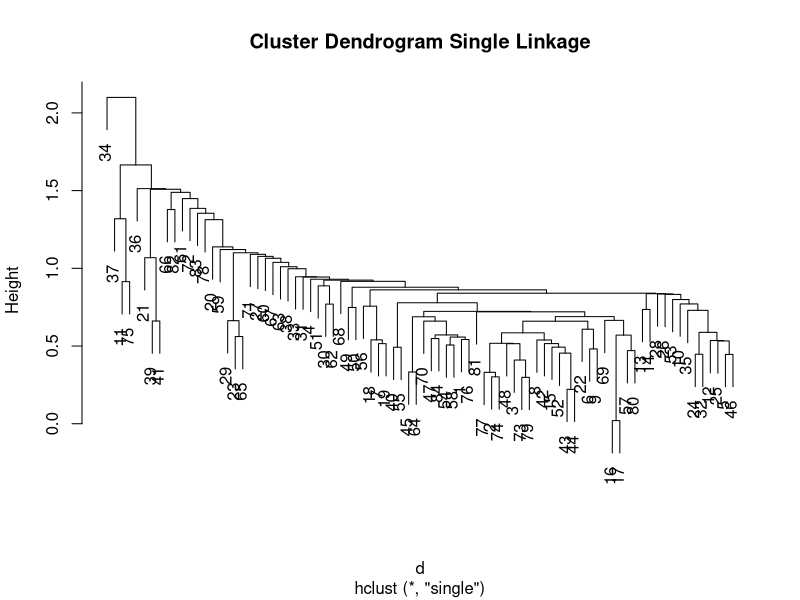
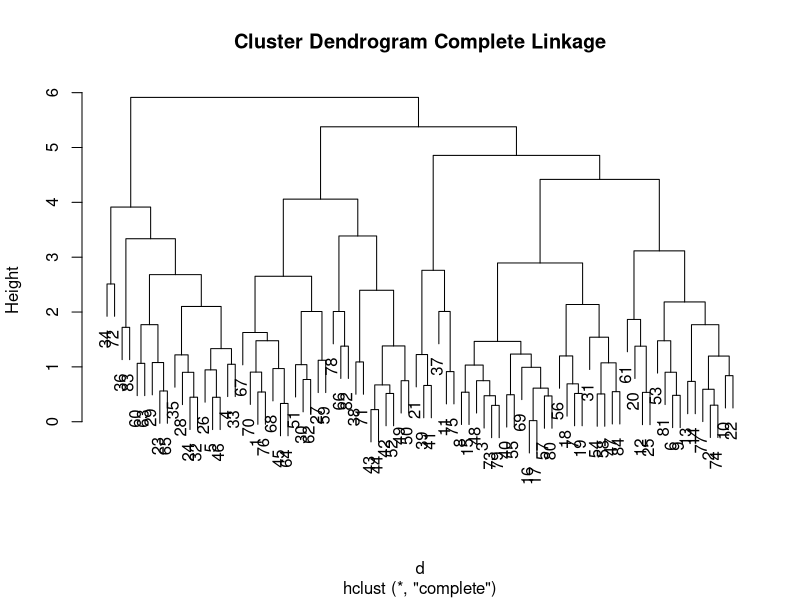
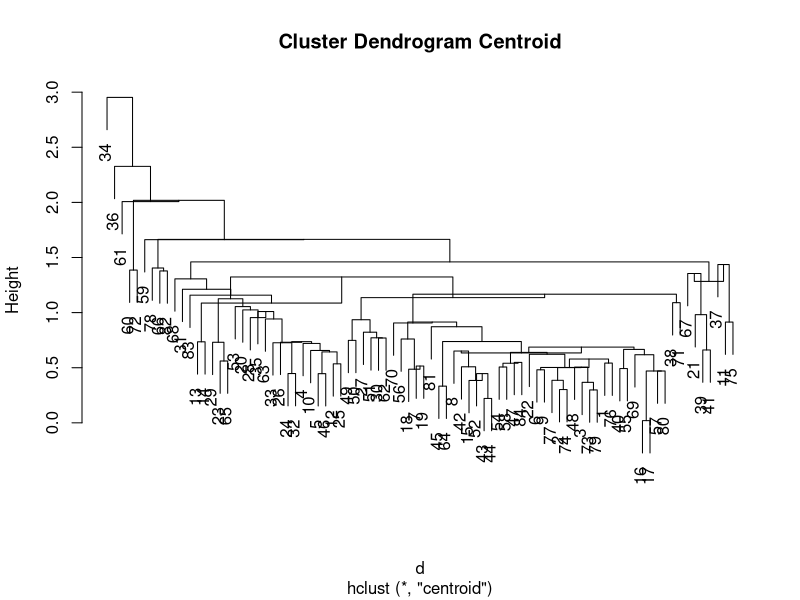
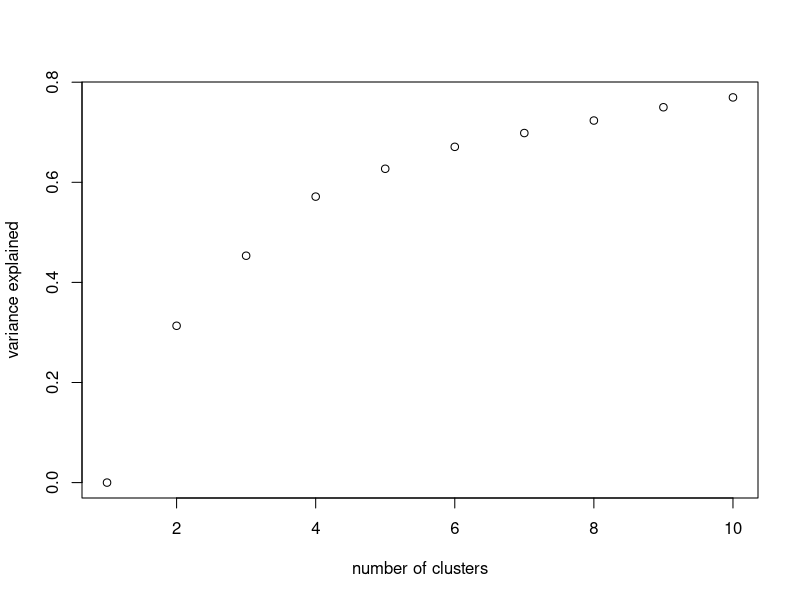

Here is the R script that generated these plots, in order:
setwd("~/r/bee6300/hw5")
covariates <- read.csv("Maryland.Trout.csv")
#scale covariates
scale.bkt <- (covariates$bkt-mean(covariates$bkt))/sd(covariates$bkt)
scale.X.Ag <- (covariates$X.Ag-mean(covariates$X.Ag))/sd(covariates$X.Ag)
scale.RIFFQUAL <- (covariates$RIFFQUAL-mean(covariates$RIFFQUAL))/sd(covariates$RIFFQUAL)
scale.LOG_RD <- (covariates$LOG_RD-mean(covariates$LOG_RD))/sd(covariates$LOG_RD)
scale.TEMP_FLD <- (covariates$TEMP_FLD-mean(covariates$TEMP_FLD))/sd(covariates$TEMP_FLD)
scale.DO_FLD <- (covariates$DO_FLD-mean(covariates$DO_FLD))/sd(covariates$DO_FLD)
scale.covariates <- matrix(c(scale.X.Ag, scale.RIFFQUAL, scale.LOG_RD, scale.TEMP_FLD,
                             scale.DO_FLD), ncol = 4, nrow = 84)
#calculate distance matrix
d <- dist(scale.covariates)
#plot dendrograms 
myclust <- hclust(d,method= "single")
plot(myclust, main = "Cluster Dendrogram Single Linkage")
myclust <- hclust(d,method="complete")
plot(myclust,  main = "Cluster Dendrogram Complete Linkage")
myclust <- hclust(d,method="centroid")
plot(myclust,  main = "Cluster Dendrogram Centroid")
#cut complete linkage tree
myclust <- hclust(d,method="complete")
complete_twotree <- cutree(myclust, k = 2, h = NULL)
#compare two resulting groups' covariates
grp1 <- which(complete_twotree == 1)
grp2 <- which(complete_twotree == 2)
mean(covariates$X.Ag[grp1])
mean(covariates$X.Ag[grp2])
mean(covariates$RIFFQUAL[grp1])
mean(covariates$RIFFQUAL[grp2])
mean(covariates$LOG_RD[grp1])
mean(covariates$LOG_RD[grp2])
mean(covariates$TEMP_FLD[grp1])
mean(covariates$TEMP_FLD[grp2])
mean(covariates$DO_FLD[grp1])
mean(covariates$DO_FLD[grp2])
#compare brook trout
bkt_grp1_sum <- sum(covariates$bkt[grp1])
bkt_grp1_sum
bkt_grp2_sum <- sum(covariates$bkt[grp2])
bkt_grp2_sum
bkt_grp1_rate <- sum(covariates$bkt[grp1])/length(grp1)
bkt_grp1_rate 
bkt_grp2_rate <- sum(covariates$bkt[grp2])/length(grp2)
bkt_grp2_rate
covariates$bkt[grp1]
covariates$bkt[grp2]
#cluster with K-means clustering
k <- c(2:10)
var_explained <- vector()
var_explained[1] = 0
for (i in k) {
  clust.k <- kmeans(scale.covariates, centers = i, nstart=10)
  var_explained [i] <- clust.k$betweenss/clust.k$totss
}
clusters <- c(1,k)
plot(clusters, var_explained, xlab ="number of clusters", ylab = "variance explained")
#cluster with k=2
clust.k <- kmeans(scale.covariates, centers = 2, nstart=10)
#compare two resulting groups' covariates
grp1 <- which(clust.k$cluster == 1)
grp2 <- which(clust.k$cluster == 2)
mean(covariates$X.Ag[grp1])
mean(covariates$X.Ag[grp2])
mean(covariates$RIFFQUAL[grp1])
mean(covariates$RIFFQUAL[grp2])
mean(covariates$LOG_RD[grp1])
mean(covariates$LOG_RD[grp2])
mean(covariates$TEMP_FLD[grp1])
mean(covariates$TEMP_FLD[grp2])
mean(covariates$DO_FLD[grp1])
mean(covariates$DO_FLD[grp2])
#compare two resulting groups' brook trout
bkt_grp1_sum <- sum(covariates$bkt[grp1])
bkt_grp1_sum
bkt_grp2_sum <- sum(covariates$bkt[grp2])
bkt_grp2_sum
bkt_grp1_rate <- sum(covariates$bkt[grp1])/length(grp1)
bkt_grp1_rate 
bkt_grp2_rate <- sum(covariates$bkt[grp2])/length(grp2)
bkt_grp2_rate
covariates$bkt[grp1]
covariates$bkt[grp2]
#build a predictive trout model using classification/discrimination
#split data set into training and test data
train <- covariates[1:60,]
test <- covariates[61:84,]
#split training data into bkt = T and bkt = F
bkt1 <- train[which(train$bkt == 1),]
bkt1 <- bkt1[,3:7]
bkt0 <- train[which(train$bkt == 0),]
bkt0 <- bkt0[,3:7]
bkt1_obs <- length(bkt1$X.Ag)
bkt0_obs <- length(bkt0$X.Ag)
#calculate pooled covariance matrix
spool <- ((bkt1_obs-1)/(bkt1_obs+bkt0_obs-2))*cov(bkt1) + ((bkt0_obs-1)/(bkt0_obs+bkt1_obs-2))*cov(bkt0)
#estimate alpha 
grp_mean_bkt1 <- c(mean(bkt1$X.Ag),mean(bkt1$RIFFQUAL),mean(bkt1$LOG_RD),mean(bkt1$TEMP_FLD),mean(bkt1$DO_FLD))
grp_mean_bkt0 <- c(mean(bkt0$X.Ag),mean(bkt0$RIFFQUAL),mean(bkt0$LOG_RD),mean(bkt0$TEMP_FLD),mean(bkt0$DO_FLD))
alpha <- solve(spool)%*%(grp_mean_bkt1-grp_mean_bkt0)
#calculate m discrimination value
m <- 0.5*(t(grp_mean_bkt1-grp_mean_bkt0)%*%solve(spool)%*%((grp_mean_bkt1+grp_mean_bkt0)))
#classify testing data 
test <- test[,3:7]
classified <- vector()
for (i in 1:length(test[,1])){
  delta <- t(alpha)%*%t(test[i,])
  if (delta > m) {
    classified[i] <- 1
  }
  else {classified[i] <- 0}
}
#compare estimates with observations
obs <- covariates[61:84,]
obs$bkt
classified == obs$bkt
#trout present, estimate no trout present 
correct_notrout = 0
incorrect_trout = 0
incorrect_notrout = 0 
correct_trout = 0 
for (i in 1:length(obs$bkt)){
  if (obs$bkt[i] == 0 && classified[i] == 0){
    correct_notrout = correct_notrout + 1}
  else if (obs$bkt[i] == 0 && classified[i] == 1){
    incorrect_trout = incorrect_trout + 1}
  else if (obs$bkt[i] == 1 && classified[i] == 0){
    incorrect_notrout = incorrect_notrout + 1}
  else {
    correct_trout = correct_trout + 1}
}
correct_notrout/length(obs$bkt)*100
incorrect_trout/length(obs$bkt)*100
incorrect_notrout/length(obs$bkt)*100
correct_trout/length(obs$bkt)*100
